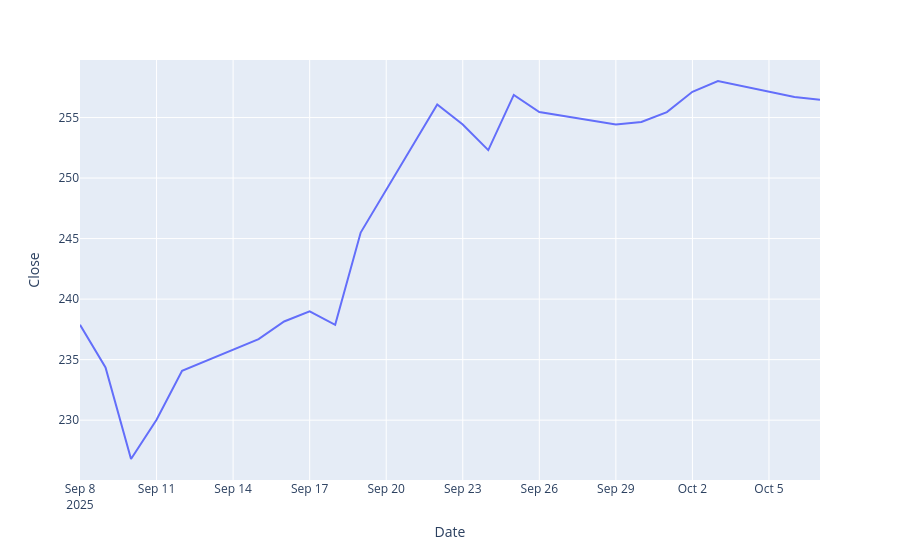

The cell this chart's notebook holds for it:
### Code cell
import plotly.express as px

px.line(
    aapl_stock,
    x = "Date",
    y = "Close"
)

### Figure 1 — Plotly figure (JSON) as saved in the notebook; plotly's stock layout.template omitted (floating-point values rounded to 4 significant figures)
{"data": [{"hovertemplate": "Date=%{x}<br>Close=%{y}<extra></extra>", "legendgroup": "", "line": {"color": "#636efa", "dash": "solid"}, "marker": {"symbol": "circle"}, "mode": "lines", "name": "", "orientation": "v", "showlegend": false, "type": "scatter", "x": ["2025-09-08T00:00:00", "2025-09-09T00:00:00", "2025-09-10T00:00:00", "2025-09-11T00:00:00", "2025-09-12T00:00:00", "2025-09-15T00:00:00", "2025-09-16T00:00:00", "2025-09-17T00:00:00", "2025-09-18T00:00:00", "2025-09-19T00:00:00", "2025-09-22T00:00:00", "2025-09-23T00:00:00", "2025-09-24T00:00:00", "2025-09-25T00:00:00", "2025-09-26T00:00:00", "2025-09-29T00:00:00", "2025-09-30T00:00:00", "2025-10-01T00:00:00", "2025-10-02T00:00:00", "2025-10-03T00:00:00", "2025-10-06T00:00:00", "2025-10-07T00:00:00"], "xaxis": "x", "y": [237.9, 234.4, 226.8, 230.0, 234.1, 236.7, 238.1, 239.0, 237.9, 245.5, 256.1, 254.4, 252.3, 256.9, 255.5, 254.4, 254.6, 255.4, 257.1, 258.0, 256.7, 256.5], "yaxis": "y"}], "layout": {"legend": {"tracegroupgap": 0}, "margin": {"t": 60}, "xaxis": {"anchor": "y", "domain": [0, 1], "title": {"text": "Date"}}, "yaxis": {"anchor": "x", "domain": [0, 1], "title": {"text": "Close"}}}}
